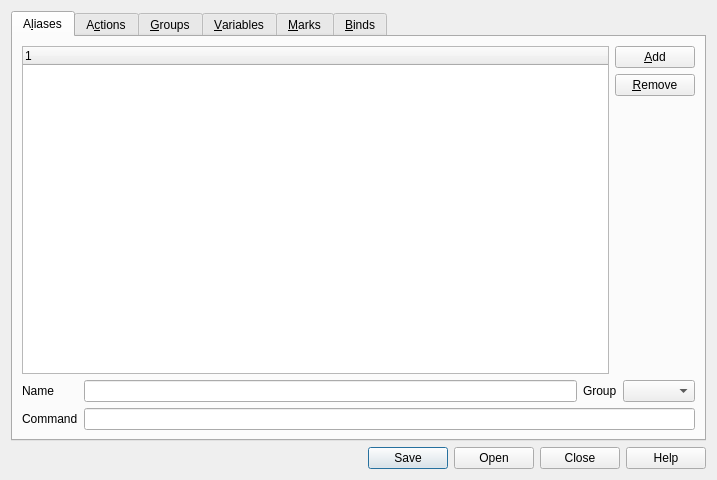
<ui version="4.0" >
 <class>ObjectEditor</class>
 <widget class="QWidget" name="ObjectEditor" >
  <property name="geometry" >
   <rect>
    <x>0</x>
    <y>0</y>
    <width>717</width>
    <height>480</height>
   </rect>
  </property>
  <property name="windowTitle" >
   <string>Object Editor</string>
  </property>
  <layout class="QGridLayout" >
   <item row="1" column="0" >
    <widget class="QDialogButtonBox" name="buttonBox" >
     <property name="standardButtons" >
      <set>QDialogButtonBox::Close|QDialogButtonBox::Help|QDialogButtonBox::NoButton|QDialogButtonBox::Open|QDialogButtonBox::Save</set>
     </property>
    </widget>
   </item>
   <item row="0" column="0" >
    <widget class="QTabWidget" name="tabWidget" >
     <property name="sizePolicy" >
      <sizepolicy vsizetype="Expanding" hsizetype="Expanding" >
       <horstretch>0</horstretch>
       <verstretch>0</verstretch>
      </sizepolicy>
     </property>
     <property name="tabPosition" >
      <enum>QTabWidget::North</enum>
     </property>
     <property name="tabShape" >
      <enum>QTabWidget::Rounded</enum>
     </property>
     <property name="currentIndex" >
      <number>0</number>
     </property>
     <widget class="QWidget" name="alias" >
      <attribute name="title" >
       <string>A&amp;liases</string>
      </attribute>
      <layout class="QGridLayout" >
       <item row="0" column="0" >
        <widget class="QTreeWidget" name="aliasTable" >
         <column>
          <property name="text" >
           <string>1</string>
          </property>
         </column>
        </widget>
       </item>
       <item row="0" column="1" >
        <layout class="QVBoxLayout" >
         <item>
          <widget class="QPushButton" name="aliasAdd" >
           <property name="text" >
            <string>&amp;Add</string>
           </property>
          </widget>
         </item>
         <item>
          <widget class="QPushButton" name="aliasRemove" >
           <property name="text" >
            <string>&amp;Remove</string>
           </property>
          </widget>
         </item>
         <item>
          <spacer>
           <property name="orientation" >
            <enum>Qt::Vertical</enum>
           </property>
           <property name="sizeHint" >
            <size>
             <width>20</width>
             <height>40</height>
            </size>
           </property>
          </spacer>
         </item>
        </layout>
       </item>
       <item row="1" column="0" colspan="2" >
        <layout class="QGridLayout" >
         <item row="0" column="0" >
          <widget class="QLabel" name="label_9" >
           <property name="sizePolicy" >
            <sizepolicy vsizetype="Preferred" hsizetype="Minimum" >
             <horstretch>0</horstretch>
             <verstretch>0</verstretch>
            </sizepolicy>
           </property>
           <property name="text" >
            <string>Name</string>
           </property>
          </widget>
         </item>
         <item row="0" column="1" >
          <widget class="QLineEdit" name="aliasName" />
         </item>
         <item row="0" column="2" >
          <widget class="QLabel" name="aliasGroupLabel" >
           <property name="text" >
            <string>Group</string>
           </property>
          </widget>
         </item>
         <item row="1" column="0" >
          <widget class="QLabel" name="label_12" >
           <property name="sizePolicy" >
            <sizepolicy vsizetype="Preferred" hsizetype="Minimum" >
             <horstretch>0</horstretch>
             <verstretch>0</verstretch>
            </sizepolicy>
           </property>
           <property name="text" >
            <string>Command</string>
           </property>
          </widget>
         </item>
         <item row="1" column="1" colspan="3" >
          <widget class="QLineEdit" name="aliasCommand" >
           <property name="sizePolicy" >
            <sizepolicy vsizetype="Fixed" hsizetype="Expanding" >
             <horstretch>0</horstretch>
             <verstretch>0</verstretch>
            </sizepolicy>
           </property>
          </widget>
         </item>
         <item row="0" column="3" >
          <widget class="QComboBox" name="aliasGroup" />
         </item>
        </layout>
       </item>
      </layout>
     </widget>
     <widget class="QWidget" name="action" >
      <attribute name="title" >
       <string>A&amp;ctions</string>
      </attribute>
      <layout class="QGridLayout" >
       <item row="0" column="0" >
        <widget class="QTreeWidget" name="actionTable" >
         <column>
          <property name="text" >
           <string>1</string>
          </property>
         </column>
        </widget>
       </item>
       <item row="0" column="1" >
        <layout class="QVBoxLayout" >
         <item>
          <widget class="QPushButton" name="actionAdd" >
           <property name="text" >
            <string>&amp;Add</string>
           </property>
          </widget>
         </item>
         <item>
          <widget class="QPushButton" name="actionRemove" >
           <property name="text" >
            <string>&amp;Remove</string>
           </property>
          </widget>
         </item>
         <item>
          <spacer>
           <property name="orientation" >
            <enum>Qt::Vertical</enum>
           </property>
           <property name="sizeHint" >
            <size>
             <width>20</width>
             <height>40</height>
            </size>
           </property>
          </spacer>
         </item>
        </layout>
       </item>
       <item row="1" column="0" colspan="2" >
        <layout class="QGridLayout" >
         <item row="0" column="0" >
          <widget class="QLabel" name="label_7" >
           <property name="text" >
            <string>Label</string>
           </property>
          </widget>
         </item>
         <item row="0" column="1" >
          <widget class="QLineEdit" name="actionLabel" />
         </item>
         <item row="0" column="3" >
          <widget class="QLabel" name="actionTypeLabel" >
           <property name="text" >
            <string>Type</string>
           </property>
          </widget>
         </item>
         <item row="0" column="4" >
          <widget class="QComboBox" name="actionType" />
         </item>
         <item row="0" column="5" >
          <widget class="QLabel" name="actionGroupLabel" >
           <property name="text" >
            <string>Group</string>
           </property>
          </widget>
         </item>
         <item row="0" column="6" >
          <widget class="QComboBox" name="actionGroup" />
         </item>
         <item row="1" column="0" >
          <widget class="QLabel" name="label" >
           <property name="sizePolicy" >
            <sizepolicy vsizetype="Preferred" hsizetype="Minimum" >
             <horstretch>0</horstretch>
             <verstretch>0</verstretch>
            </sizepolicy>
           </property>
           <property name="text" >
            <string>Pattern</string>
           </property>
          </widget>
         </item>
         <item row="1" column="1" colspan="6" >
          <widget class="QLineEdit" name="actionPattern" />
         </item>
         <item row="2" column="0" >
          <widget class="QLabel" name="label_2" >
           <property name="sizePolicy" >
            <sizepolicy vsizetype="Preferred" hsizetype="Minimum" >
             <horstretch>0</horstretch>
             <verstretch>0</verstretch>
            </sizepolicy>
           </property>
           <property name="text" >
            <string>Command</string>
           </property>
          </widget>
         </item>
         <item row="2" column="1" colspan="6" >
          <widget class="QLineEdit" name="actionCommand" >
           <property name="sizePolicy" >
            <sizepolicy vsizetype="Fixed" hsizetype="Expanding" >
             <horstretch>0</horstretch>
             <verstretch>0</verstretch>
            </sizepolicy>
           </property>
          </widget>
         </item>
         <item row="0" column="2" >
          <widget class="QCheckBox" name="actionCheckBox" >
           <property name="text" >
            <string>Enabled</string>
           </property>
          </widget>
         </item>
        </layout>
       </item>
      </layout>
     </widget>
     <widget class="QWidget" name="group" >
      <attribute name="title" >
       <string>&amp;Groups</string>
      </attribute>
      <layout class="QGridLayout" >
       <item row="0" column="0" >
        <widget class="QTreeWidget" name="groupTable" >
         <column>
          <property name="text" >
           <string>1</string>
          </property>
         </column>
        </widget>
       </item>
       <item row="0" column="1" >
        <layout class="QVBoxLayout" >
         <item>
          <widget class="QPushButton" name="groupAdd" >
           <property name="text" >
            <string>&amp;Add</string>
           </property>
          </widget>
         </item>
         <item>
          <widget class="QPushButton" name="groupRemove" >
           <property name="text" >
            <string>&amp;Remove</string>
           </property>
          </widget>
         </item>
         <item>
          <spacer>
           <property name="orientation" >
            <enum>Qt::Vertical</enum>
           </property>
           <property name="sizeHint" >
            <size>
             <width>20</width>
             <height>40</height>
            </size>
           </property>
          </spacer>
         </item>
        </layout>
       </item>
       <item row="1" column="0" colspan="2" >
        <layout class="QHBoxLayout" >
         <item>
          <widget class="QLabel" name="label_18" >
           <property name="sizePolicy" >
            <sizepolicy vsizetype="Preferred" hsizetype="Minimum" >
             <horstretch>0</horstretch>
             <verstretch>0</verstretch>
            </sizepolicy>
           </property>
           <property name="text" >
            <string>Name</string>
           </property>
          </widget>
         </item>
         <item>
          <widget class="QLineEdit" name="groupName" />
         </item>
         <item>
          <widget class="QCheckBox" name="groupCheckBox" >
           <property name="text" >
            <string>Enabled</string>
           </property>
          </widget>
         </item>
         <item>
          <spacer>
           <property name="orientation" >
            <enum>Qt::Horizontal</enum>
           </property>
           <property name="sizeHint" >
            <size>
             <width>261</width>
             <height>20</height>
            </size>
           </property>
          </spacer>
         </item>
        </layout>
       </item>
      </layout>
     </widget>
     <widget class="QWidget" name="var" >
      <attribute name="title" >
       <string>&amp;Variables</string>
      </attribute>
      <layout class="QGridLayout" >
       <item row="0" column="1" >
        <layout class="QVBoxLayout" >
         <item>
          <widget class="QPushButton" name="varAdd" >
           <property name="text" >
            <string>&amp;Add</string>
           </property>
          </widget>
         </item>
         <item>
          <widget class="QPushButton" name="varRemove" >
           <property name="text" >
            <string>&amp;Remove</string>
           </property>
          </widget>
         </item>
         <item>
          <spacer>
           <property name="orientation" >
            <enum>Qt::Vertical</enum>
           </property>
           <property name="sizeHint" >
            <size>
             <width>20</width>
             <height>40</height>
            </size>
           </property>
          </spacer>
         </item>
        </layout>
       </item>
       <item row="1" column="0" colspan="2" >
        <layout class="QGridLayout" >
         <item row="0" column="0" >
          <widget class="QLabel" name="label_17" >
           <property name="sizePolicy" >
            <sizepolicy vsizetype="Preferred" hsizetype="Minimum" >
             <horstretch>0</horstretch>
             <verstretch>0</verstretch>
            </sizepolicy>
           </property>
           <property name="text" >
            <string>Name</string>
           </property>
          </widget>
         </item>
         <item row="0" column="1" >
          <widget class="QLineEdit" name="varName" />
         </item>
         <item row="0" column="2" >
          <widget class="QLabel" name="varTypeLabel" >
           <property name="text" >
            <string>Type</string>
           </property>
          </widget>
         </item>
         <item row="0" column="3" >
          <widget class="QComboBox" name="varType" />
         </item>
         <item row="1" column="0" >
          <widget class="QLabel" name="label_20" >
           <property name="sizePolicy" >
            <sizepolicy vsizetype="Preferred" hsizetype="Minimum" >
             <horstretch>0</horstretch>
             <verstretch>0</verstretch>
            </sizepolicy>
           </property>
           <property name="text" >
            <string>Value</string>
           </property>
          </widget>
         </item>
         <item row="1" column="1" colspan="4" >
          <widget class="QLineEdit" name="varValue" >
           <property name="sizePolicy" >
            <sizepolicy vsizetype="Fixed" hsizetype="Expanding" >
             <horstretch>0</horstretch>
             <verstretch>0</verstretch>
            </sizepolicy>
           </property>
          </widget>
         </item>
         <item row="0" column="4" >
          <spacer>
           <property name="orientation" >
            <enum>Qt::Horizontal</enum>
           </property>
           <property name="sizeHint" >
            <size>
             <width>40</width>
             <height>20</height>
            </size>
           </property>
          </spacer>
         </item>
        </layout>
       </item>
       <item row="0" column="0" >
        <widget class="QTreeWidget" name="varTable" >
         <column>
          <property name="text" >
           <string>1</string>
          </property>
         </column>
        </widget>
       </item>
      </layout>
     </widget>
     <widget class="QWidget" name="mark" >
      <attribute name="title" >
       <string>&amp;Marks</string>
      </attribute>
      <layout class="QGridLayout" >
       <item row="0" column="0" >
        <widget class="QTreeWidget" name="markTable" >
         <column>
          <property name="text" >
           <string>1</string>
          </property>
         </column>
        </widget>
       </item>
       <item row="0" column="1" >
        <layout class="QVBoxLayout" >
         <item>
          <widget class="QPushButton" name="markAdd" >
           <property name="text" >
            <string>&amp;Add</string>
           </property>
          </widget>
         </item>
         <item>
          <widget class="QPushButton" name="markRemove" >
           <property name="text" >
            <string>&amp;Remove</string>
           </property>
          </widget>
         </item>
         <item>
          <spacer>
           <property name="orientation" >
            <enum>Qt::Vertical</enum>
           </property>
           <property name="sizeHint" >
            <size>
             <width>20</width>
             <height>40</height>
            </size>
           </property>
          </spacer>
         </item>
        </layout>
       </item>
       <item row="1" column="0" colspan="2" >
        <layout class="QGridLayout" >
         <item row="0" column="0" >
          <widget class="QLabel" name="label_21" >
           <property name="sizePolicy" >
            <sizepolicy vsizetype="Preferred" hsizetype="Minimum" >
             <horstretch>0</horstretch>
             <verstretch>0</verstretch>
            </sizepolicy>
           </property>
           <property name="text" >
            <string>Pattern</string>
           </property>
          </widget>
         </item>
         <item row="0" column="1" colspan="7" >
          <widget class="QLineEdit" name="markPattern" />
         </item>
         <item row="1" column="0" >
          <widget class="QCheckBox" name="markBold" >
           <property name="text" >
            <string>Bold</string>
           </property>
          </widget>
         </item>
         <item row="1" column="1" >
          <widget class="QCheckBox" name="markBlink" >
           <property name="text" >
            <string>Blink</string>
           </property>
          </widget>
         </item>
         <item row="1" column="2" >
          <widget class="QCheckBox" name="markUnderline" >
           <property name="text" >
            <string>Underline</string>
           </property>
          </widget>
         </item>
         <item row="1" column="3" >
          <widget class="QCheckBox" name="markInverse" >
           <property name="text" >
            <string>Inverse</string>
           </property>
          </widget>
         </item>
         <item row="1" column="4" >
          <widget class="QLabel" name="label_24" >
           <property name="sizePolicy" >
            <sizepolicy vsizetype="Preferred" hsizetype="Minimum" >
             <horstretch>0</horstretch>
             <verstretch>0</verstretch>
            </sizepolicy>
           </property>
           <property name="text" >
            <string>Foreground Color</string>
           </property>
          </widget>
         </item>
         <item row="1" column="5" >
          <widget class="QComboBox" name="markForegroundColor" />
         </item>
         <item row="1" column="6" >
          <widget class="QLabel" name="label_3" >
           <property name="text" >
            <string>Background Color</string>
           </property>
          </widget>
         </item>
         <item row="1" column="7" >
          <widget class="QComboBox" name="markBackgroundColor" />
         </item>
        </layout>
       </item>
      </layout>
     </widget>
     <widget class="QWidget" name="bind" >
      <attribute name="title" >
       <string>&amp;Binds</string>
      </attribute>
      <layout class="QGridLayout" >
       <item row="0" column="1" >
        <layout class="QVBoxLayout" >
         <item>
          <widget class="QPushButton" name="bindAdd" >
           <property name="text" >
            <string>&amp;Add</string>
           </property>
          </widget>
         </item>
         <item>
          <widget class="QPushButton" name="bindRemove" >
           <property name="text" >
            <string>&amp;Remove</string>
           </property>
          </widget>
         </item>
         <item>
          <spacer>
           <property name="orientation" >
            <enum>Qt::Vertical</enum>
           </property>
           <property name="sizeHint" >
            <size>
             <width>20</width>
             <height>40</height>
            </size>
           </property>
          </spacer>
         </item>
        </layout>
       </item>
       <item row="1" column="0" colspan="2" >
        <layout class="QGridLayout" >
         <item row="0" column="0" >
          <widget class="QLabel" name="label_6" >
           <property name="text" >
            <string>Key</string>
           </property>
          </widget>
         </item>
         <item row="0" column="1" >
          <widget class="QComboBox" name="bindKey" />
         </item>
         <item row="0" column="3" >
          <spacer>
           <property name="orientation" >
            <enum>Qt::Horizontal</enum>
           </property>
           <property name="sizeHint" >
            <size>
             <width>481</width>
             <height>20</height>
            </size>
           </property>
          </spacer>
         </item>
         <item row="1" column="0" >
          <widget class="QLabel" name="label_32" >
           <property name="sizePolicy" >
            <sizepolicy vsizetype="Preferred" hsizetype="Minimum" >
             <horstretch>0</horstretch>
             <verstretch>0</verstretch>
            </sizepolicy>
           </property>
           <property name="text" >
            <string>Command</string>
           </property>
          </widget>
         </item>
         <item row="1" column="1" colspan="3" >
          <widget class="QLineEdit" name="bindCommand" >
           <property name="sizePolicy" >
            <sizepolicy vsizetype="Fixed" hsizetype="Expanding" >
             <horstretch>0</horstretch>
             <verstretch>0</verstretch>
            </sizepolicy>
           </property>
          </widget>
         </item>
         <item row="0" column="2" >
          <widget class="QToolButton" name="bindDetect" >
           <property name="text" >
            <string>&amp;Detect Key</string>
           </property>
          </widget>
         </item>
        </layout>
       </item>
       <item row="0" column="0" >
        <widget class="QTreeWidget" name="bindTable" >
         <column>
          <property name="text" >
           <string>1</string>
          </property>
         </column>
        </widget>
       </item>
      </layout>
     </widget>
    </widget>
   </item>
  </layout>
 </widget>
 <resources>
  <include location="../resources/application.qrc" />
 </resources>
 <connections/>
</ui>
